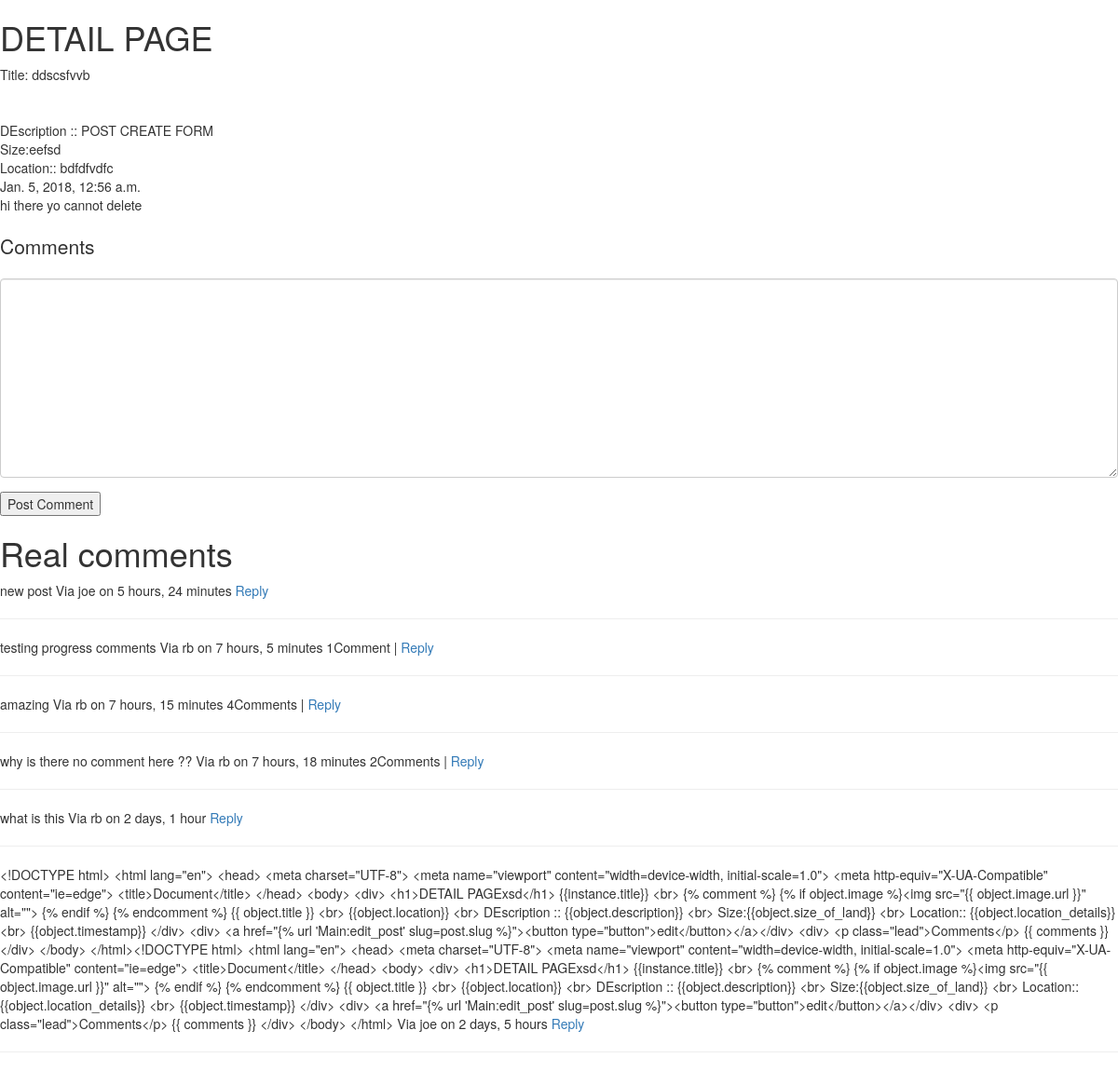
Before: /ddscsfvvb/ with the older database file.
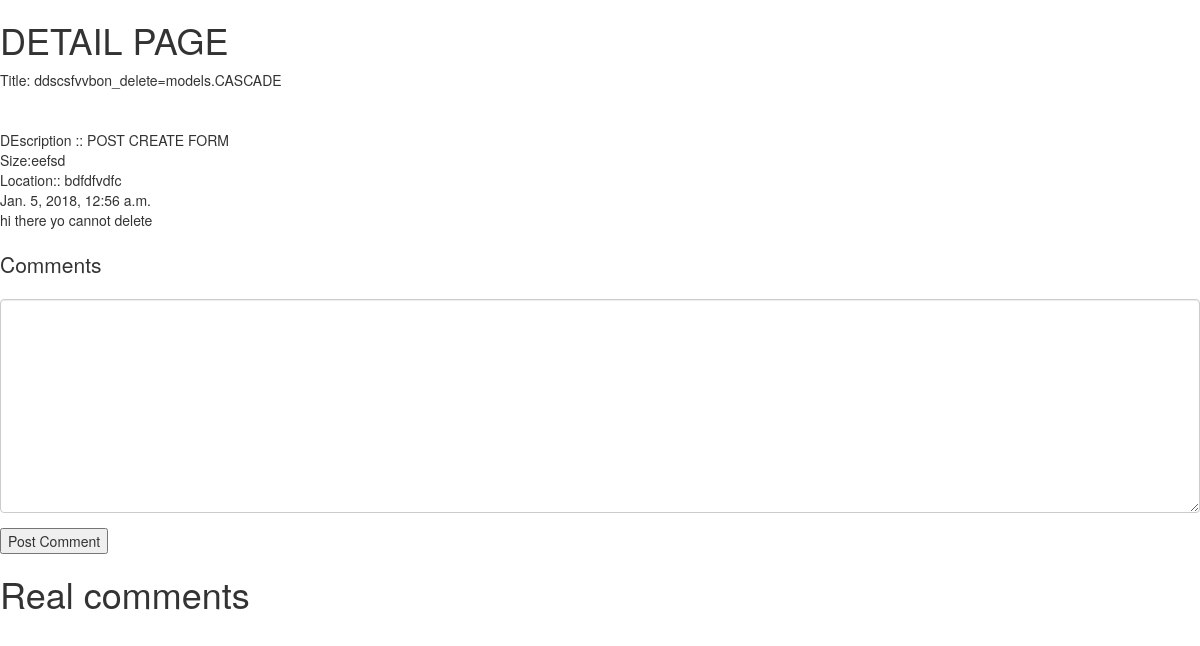
After: the same page with the newer database file.
### Main/models.py (models this page shows, shortened)
class Post(models.Model):
    owner =  models.ForeignKey(User, on_delete=models.CASCADE)
    title = models.CharField(max_length=200)
    slug      =      models.SlugField(unique=True,blank=True, null=True)
    image = models.ImageField(upload_to=upload_location)
    image_2 = models.ImageField(upload_to=upload_location)
    image_3 = models.ImageField(upload_to=upload_location,blank=True, null=True)
    description = models.TextField()
    size_of_land = models.CharField(max_length=150)
    location_details = models.CharField(max_length=300)
    price = models.CharField(max_length=150)
    features = models.TextField()
    updated = models.DateTimeField(auto_now=True, auto_now_add=False)
    timestamp = models.DateTimeField(auto_now=False, auto_now_add=True)
    class Meta:
        ordering = ["-timestamp", "-updated"]
    @property
    def comments(self):
        instance = self
        qs = Comment.objects.filter_by_instance(instance)
        return qs
    @property
    def get_content_type(self):
        instance = self
        content_type = ContentType.objects.get_for_model(instance.__class__)
        return content_type

### Comments/models.py (models this page shows, shortened)
class Comment(models.Model):
    owner      = models.ForeignKey(User, on_delete=models.CASCADE)
    content_type = models.ForeignKey(ContentType, on_delete=models.CASCADE)
    object_id = models.PositiveIntegerField()
    content_object = GenericForeignKey('content_type', 'object_id')
    parent = models.ForeignKey("self",blank=True, null=True,on_delete=models.CASCADE)
    content   =  models.TextField()
    timestamp = models.DateTimeField(auto_now=False, auto_now_add=True)
    objects = CommentManager()
    class Meta:
        ordering = ['-timestamp']
    def children(self):
        return Comment.objects.filter(parent=self)

### Main/views.py (the view, shortened to what this page needs)
# urls.py: url(r'^(?P<slug>[\w-]+)/$', post_detail, name='post_detail'),
def post_detail(request,slug=None):#   showing details
    instance = get_object_or_404(Post, slug=slug)
    initial_data = {
        "content_type":instance.get_content_type,
        "object_id":instance.id
    }
    form = CommentForm(request.POST or None, initial=initial_data)
    comments = instance.comments#Comment.objects.filter_by_instance(instance)
    context = {
        "instance": instance,
        "comments":comments,
        "comment_form":form,
    }
    template_name = 'Main/detail.html'
    return render(request,template_name, context)

### Comments/forms.py
class CommentForm(forms.Form):
    content_type = forms.CharField(widget=forms.HiddenInput)
    object_id = forms.IntegerField(widget=forms.HiddenInput)
    content = forms.CharField(label='',widget=forms.Textarea)

### Comments/models.py (called while the page is built)
    def filter_by_instance(self,instance):
        content_type = ContentType.objects.get_for_model(instance.__class__)# instance.__class__ a way to get python's class
        obj_id = instance.id
        qs = super(CommentManager,self).filter(content_type=content_type,object_id=obj_id).filter(parent=None)
        return qs

### Main/templates/Main/detail.html (shortened to what this page needs)
{% load crispy_forms_tags %}
<!DOCTYPE html>
<html lang="en">
<head>
<link rel="stylesheet" href="https://maxcdn.bootstrapcdn.com/bootstrap/3.3.7/css/bootstrap.min.css">
<link rel="stylesheet" href="https://maxcdn.bootstrapcdn.com/bootstrap/3.3.7/css/bootstrap-theme.min.css">
</head>
<body>
    <div>
            <h1>DETAIL PAGE</h1>
           Title:
            {{instance.title}} <br>
          <br>
            {{instance.location}} <br>
           DEscription :: {{instance.description}} <br>
            Size:{{instance.size_of_land}} <br>
          Location::  {{instance.location_details}} <br>
            {{instance.timestamp}}
    </div>
    {% if not request.user.is_staff or not request.user.is_superuser %}
       <p>hi there yo cannot delete</p>
       {% else %}
       <div>
           <a href="{{instance.get_edit_url }}"><button type="button">edit</button></a>
           <a href="{{instance.get_delete_url }}"><button type="button">Delete</button></a>
        </div>
    {% endif %}
<div>
   <h1> <p class="lead">Comments</p> </h1>
  <form action="" method="POST"> {% csrf_token %}
        {{comment_form|crispy }}
        <input type="submit" value="Post Comment">
  </form>
  <h1> Real comments</h1>
    {% for comment in  comments %}
        {{ comment.content }}
        Via {{ comment.owner}} on {{ comment.timestamp|timesince }}
        {% if comment.children.count > 0 %} {{comment.children.count}}Comment{% if comment.children.count > 1 %}s{% endif %} |
        {% endif %}
       <a class="comment-reply-btn" href="#">Reply</a>
        <hr>
    {% endfor %}
</div>
</body>
</html>

Changed rows visible on the page:
removed Comment: content "new post", owner "joe", timestamp "5 hours, 24 minutes"
removed Comment: content "testing progress comments", owner "rb", timestamp "7 hours, 5 minutes", children.count "1"
removed Comment: content "amazing", owner "rb", timestamp "7 hours, 15 minutes", children.count "4"
removed Comment: content "why is there no comment here ??", owner "rb", timestamp "7 hours, 18 minutes", children.count "2"
removed Comment: content "what is this", owner "rb", timestamp "2 days, 1 hour"
removed Comment: content "<!DOCTYPE html> <html lang=\"en\"> <head> <meta charset=\"UTF-8\"> <meta name=\"viewport\" content=\"width=device-width, initial-scale=1.0\"> <meta http-equiv=\"X-UA-Compatible\" content=\"ie=edge\"> <title>Document</title> </head> <body> <div> <h1>DETAIL PAGExsd</h1> {{instance.title}} <br> {% comment %} {% if object.image %}<img src=\"{{ object.image.url }}\" alt=\"\"> {% endif %} {% endcomment %} {{ object.title }} <br> {{object.location}} <br> DEscription :: {{object.description}} <br> Size:{{object.size_of_land}} <br> Location:: {{object.location_details}} <br> {{object.timestamp}} </div> <div> <a href=\"{% url 'Main:edit_post' slug=post.slug %}\"><button type=\"button\">edit</button></a></div> <div> <p…", owner "joe", timestamp "2 days, 5 hours"
changed Post "POST CREATE FORM": title "ddscsfvvb" → "ddscsfvvbon_delete=models.CASCADE"
